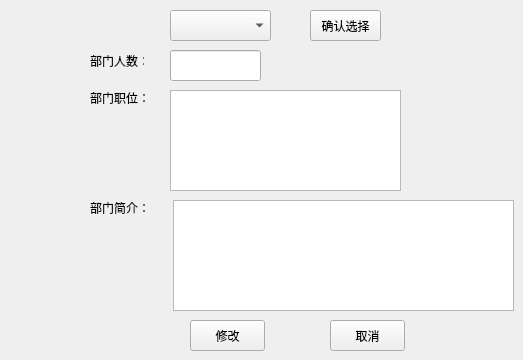
    <widget class="QWidget" name="page_14">
     <widget class="QComboBox" name="comboBox_12">
      <property name="geometry">
       <rect>
        <x>170</x>
        <y>10</y>
        <width>101</width>
        <height>31</height>
       </rect>
      </property>
     </widget>
     <widget class="QLabel" name="label_45">
      <property name="geometry">
       <rect>
        <x>90</x>
        <y>90</y>
        <width>61</width>
        <height>16</height>
       </rect>
      </property>
      <property name="text">
       <string>部门职位：</string>
      </property>
     </widget>
     <widget class="QTextEdit" name="textEdit_5">
      <property name="geometry">
       <rect>
        <x>173</x>
        <y>200</y>
        <width>341</width>
        <height>111</height>
       </rect>
      </property>
     </widget>
     <widget class="QPushButton" name="pushButton_20">
      <property name="geometry">
       <rect>
        <x>310</x>
        <y>10</y>
        <width>71</width>
        <height>31</height>
       </rect>
      </property>
      <property name="text">
       <string>确认选择</string>
      </property>
     </widget>
     <widget class="QLabel" name="label_46">
      <property name="geometry">
       <rect>
        <x>90</x>
        <y>200</y>
        <width>61</width>
        <height>16</height>
       </rect>
      </property>
      <property name="text">
       <string>部门简介：</string>
      </property>
     </widget>
     <widget class="QTextEdit" name="textEdit_6">
      <property name="geometry">
       <rect>
        <x>170</x>
        <y>90</y>
        <width>231</width>
        <height>101</height>
       </rect>
      </property>
      <property name="html">
       <string>&lt;!DOCTYPE HTML PUBLIC &quot;-//W3C//DTD HTML 4.0//EN&quot; &quot;http://www.w3.org/TR/REC-html40/strict.dtd&quot;&gt;
&lt;html&gt;&lt;head&gt;&lt;meta name=&quot;qrichtext&quot; content=&quot;1&quot; /&gt;&lt;style type=&quot;text/css&quot;&gt;
p, li { white-space: pre-wrap; }
&lt;/style&gt;&lt;/head&gt;&lt;body style=&quot; font-family:'SimSun'; font-size:9pt; font-weight:400; font-style:normal;&quot;&gt;
&lt;p style=&quot;-qt-paragraph-type:empty; margin-top:0px; margin-bottom:0px; margin-left:0px; margin-right:0px; -qt-block-indent:0; text-indent:0px;&quot;&gt;&lt;br /&gt;&lt;/p&gt;&lt;/body&gt;&lt;/html&gt;</string>
      </property>
     </widget>
     <widget class="QPushButton" name="pushButton_21">
      <property name="geometry">
       <rect>
        <x>190</x>
        <y>320</y>
        <width>75</width>
        <height>31</height>
       </rect>
      </property>
      <property name="text">
       <string>修改</string>
      </property>
     </widget>
     <widget class="QPushButton" name="pushButton_22">
      <property name="geometry">
       <rect>
        <x>330</x>
        <y>320</y>
        <width>75</width>
        <height>31</height>
       </rect>
      </property>
      <property name="text">
       <string>取消</string>
      </property>
     </widget>
     <widget class="QLineEdit" name="lineEdit_13">
      <property name="geometry">
       <rect>
        <x>170</x>
        <y>50</y>
        <width>91</width>
        <height>31</height>
       </rect>
      </property>
     </widget>
     <widget class="QLabel" name="label_5">
      <property name="geometry">
       <rect>
        <x>90</x>
        <y>50</y>
        <width>54</width>
        <height>21</height>
       </rect>
      </property>
      <property name="text">
       <string>部门人数：</string>
      </property>
     </widget>
    </widget>
